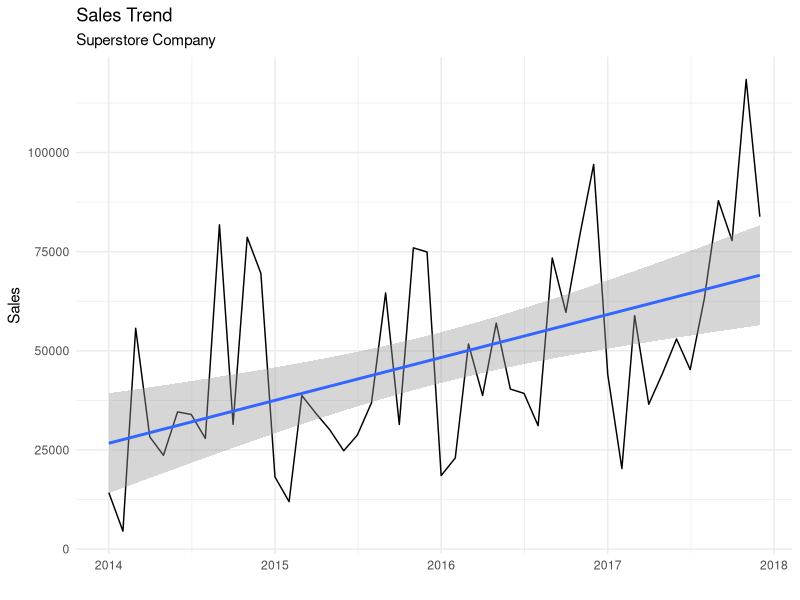
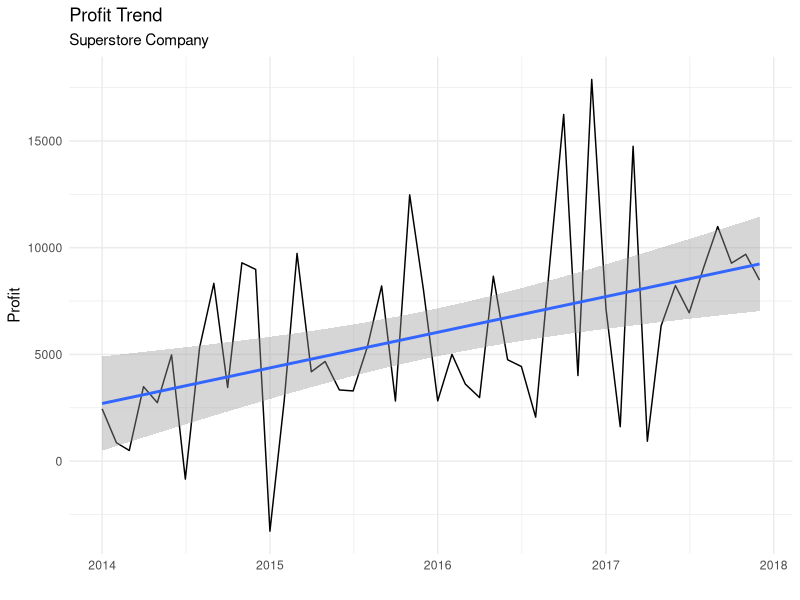
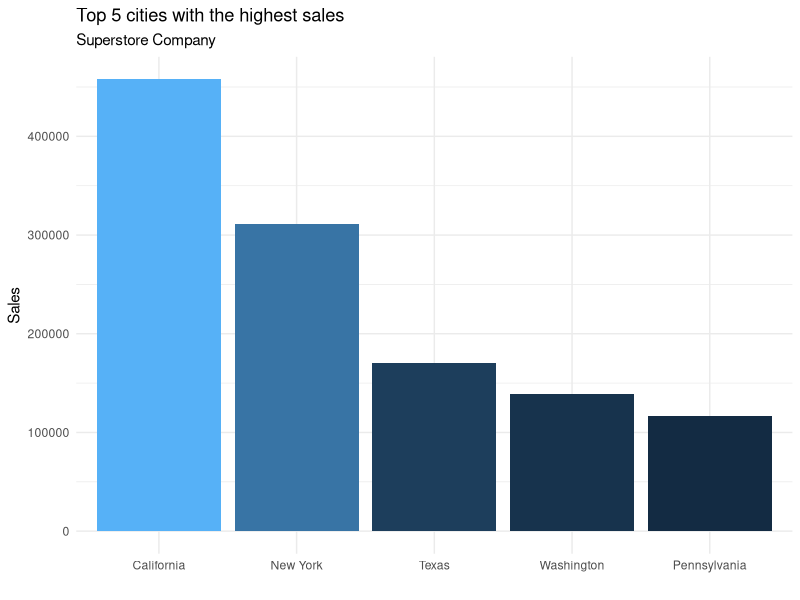
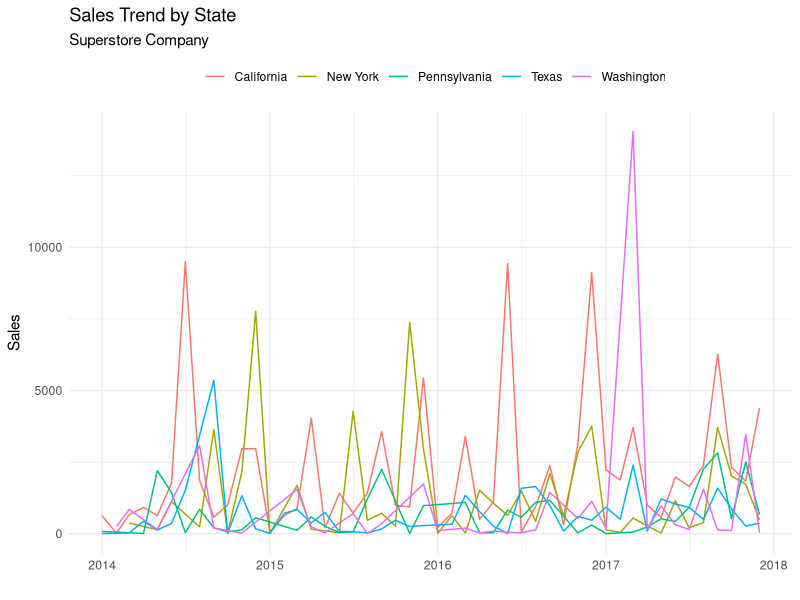
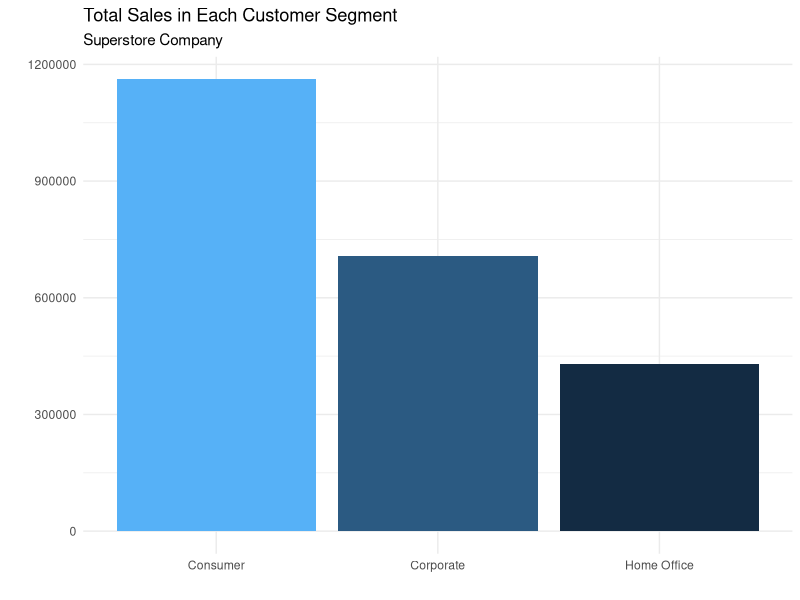
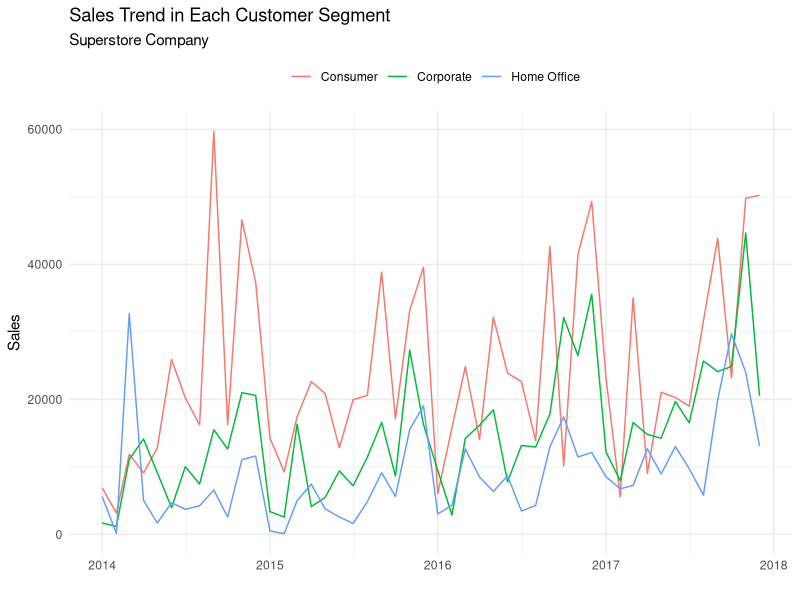
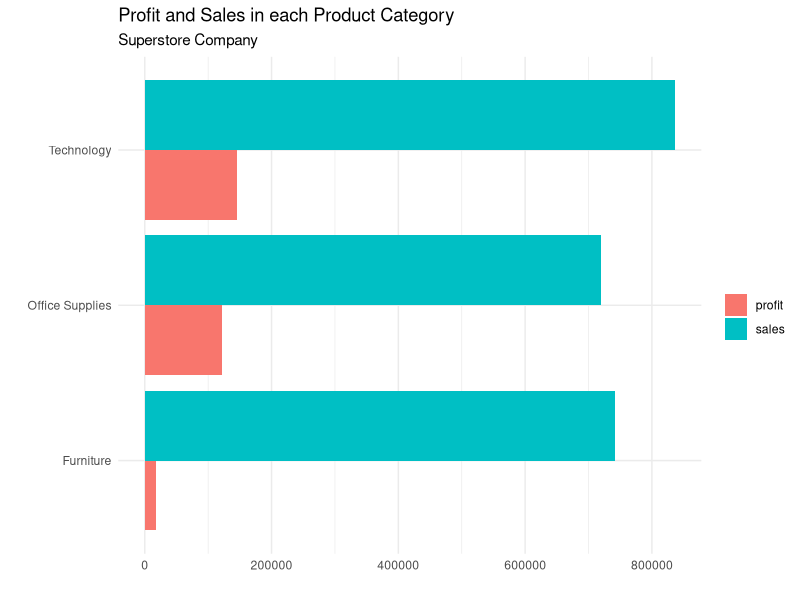

Reproduce these figures in R, in order.
## ---- chunk 1
knitr::opts_chunk$set(dev = "png", 
                      dev.args = list(type = "cairo-png"), 
                      fig.height = 5, 
                      fig.width = 9, 
                      tidy='styler', tidy.opts=list(strict=FALSE), 
                      fig.align = "center")
options(scipen=10000)
## ---- chunk 2
# Activate Packages
library("readxl")
library("ggplot2")
library("dplyr")
library("lubridate")
library("tidyr")
library("scales")
## ---- chunk 3
# Load data to R environtment
data <- read_xls("data/Superstore.xls")
## ---- chunk 4
# Show the first 6 rows of data
head(data)
## ---- chunk 5
# Visualize sales trend
data %>%
  select(order_date, sales) %>%
  mutate(order_month = floor_date(order_date, "month")) %>%
  group_by(order_month) %>%
  mutate(monthly_sales = sum(sales)) %>%
  ungroup() %>%
  select(order_month, monthly_sales) %>%
  distinct() %>%
  ggplot(aes(x = order_month, y = monthly_sales)) +
  geom_line() +
  geom_smooth(method = "lm") +
  labs(
    title = "Sales Trend",
    subtitle = "Superstore Company",
    x = "",
    y = "Sales"
  ) +
  theme_minimal()
## ---- chunk 6
# Visualize sales trend
data %>%
  select(order_date, profit) %>%
  mutate(order_month = floor_date(order_date, "month")) %>%
  group_by(order_month) %>%
  mutate(monthly_profit = sum(profit)) %>%
  ungroup() %>%
  select(order_month, monthly_profit) %>%
  distinct() %>%
  ggplot(aes(x = order_month, y = monthly_profit)) +
  geom_line() +
  geom_smooth(method = "lm") +
  labs(
    title = "Profit Trend",
    subtitle = "Superstore Company",
    x = "",
    y = "Profit"
  ) +
  theme_minimal()
## ---- chunk 7
data %>%
  select(sales, state) %>%
  group_by(state) %>%
  mutate(state_sales = sum(sales)) %>%
  ungroup() %>%
  select(state, state_sales) %>%
  distinct() %>%
  arrange(desc(state_sales)) %>%
  slice_head(n = 5) %>%
  ggplot(aes(x = reorder(state, -state_sales), y = state_sales, fill = state_sales))  +
  geom_col() +
  labs(
    title = "Top 5 cities with the highest sales",
    subtitle = "Superstore Company",
    x = "",
    y = "Sales"
  ) +
  theme_minimal() +
  theme(legend.position = "none")
## ---- chunk 8
data %>%
  select(order_date, sales, state) %>%
    filter(state == c(
    "California",
    "New York",
    "Texas",
    "Washington", 
    "Pennsylvania"
  )) %>%
  mutate(order_month = floor_date(order_date, "month")) %>%
  group_by(order_month, state) %>%
  mutate(monthly_sales = sum(sales)) %>%
  ungroup() %>%
  select(order_month, monthly_sales, state) %>%
  distinct() %>%
  ggplot(aes(x = order_month, y = monthly_sales, color = state)) +
  geom_line() +
  labs(
    title = "Sales Trend by State",
    subtitle = "Superstore Company",
    x = "",
    y = "Sales", 
    color = ""
  ) +
  theme_minimal() +
  theme(legend.position = "top")
## ---- chunk 9
# Mencari tahu segment pelanggan dengan pembelian terbanyak
data %>%
  select(sales, segment, profit) %>%
  group_by(segment) %>%
  mutate(sales = sum(sales)) %>%
  ungroup() %>%
  select(segment, sales) %>%
  distinct() %>%
  ggplot(aes(x = segment, y = sales, fill = sales)) +
  geom_col() +
    labs(
    title = "Total Sales in Each Customer Segment",
    subtitle = "Superstore Company",
    x = "",
    y = "", 
    fill = ""
  ) +
  theme_minimal() +
  theme(legend.position = "none")
## ---- chunk 10
# Trend Penjualan pada masing-masing segment
data %>%
  select(order_date, sales, segment) %>%
  mutate(order_month = floor_date(order_date, "month")) %>%
  group_by(order_month, segment) %>%
  mutate(monthly_sales = sum(sales)) %>%
  ungroup() %>%
  select(order_month, monthly_sales, segment) %>%
  distinct() %>%
  ggplot(aes(x = order_month, y = monthly_sales, color = segment)) +
  geom_line() +
  labs(
    title = "Sales Trend in Each Customer Segment",
    subtitle = "Superstore Company",
    x = "",
    y = "Sales", 
    color = ""
  ) +
  theme_minimal() +
  theme(legend.position = "top")
## ---- chunk 11
# Visualize the most sold and the most profitable product categories
data %>%
  select(sales, category, profit) %>%
  group_by(category) %>%
  mutate(sales = sum(sales)) %>%
  mutate(profit = sum(profit)) %>%
  ungroup() %>%
  select(category, profit, sales) %>%
  distinct() %>%
  pivot_longer(c(sales, profit), names_to = "type", values_to = "value") %>%
  ggplot(aes(x = category, y = value, fill = type)) +
  geom_col(position = 'dodge') +
    labs(
    title = "Profit and Sales in each Product Category",
    subtitle = "Superstore Company",
    x = "",
    y = "", 
    fill = ""
  ) +
  coord_flip() +
  theme_minimal() +
  theme(legend.position = "right")
